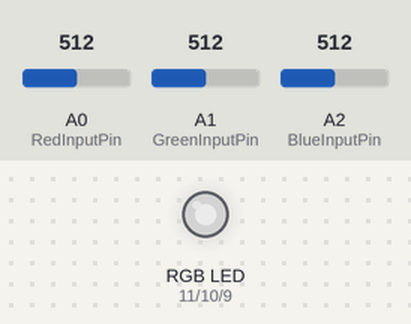
The sketch below on a simulated Arduino Uno, built with avr-gcc and run on an emulated ATmega328P. Shown: an RGB LED mixed from three pins (HIGH = lit). The inputs (shaded band) are chosen by the test bench; at power-on: A0 (RedInputPin) = 512, A1 (GreenInputPin) = 512, A2 (BlueInputPin) = 512. Dim RGB values are drawn brighter than linear.

Above: at 1.2 s.
1.3 s: A0 (RedInputPin) set to 716
At 2.5 s:
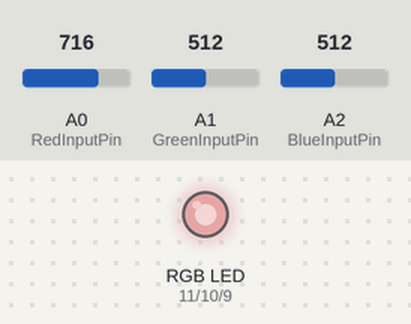
2.8 s: A1 (GreenInputPin) set to 716
At 3.9 s:
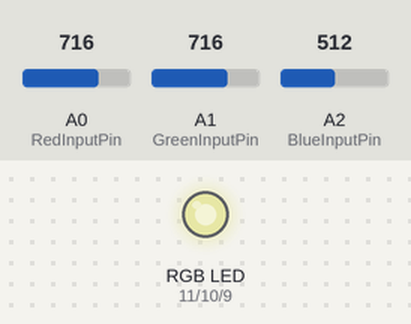
4.3 s: A2 (BlueInputPin) set to 716
At 5.4 s:
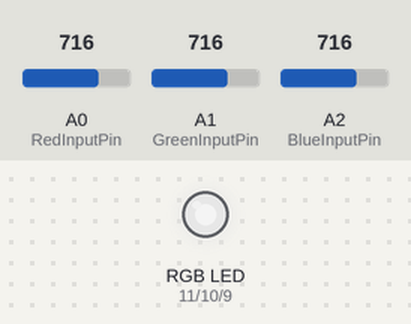
5.8 s: A0 (RedInputPin) set to 900
At 6.8 s:
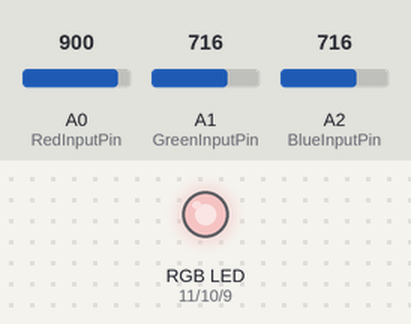
7.3 s: A1 (GreenInputPin) set to 900
At 8.2 s:
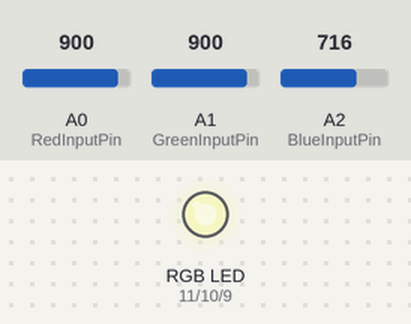
8.8 s: A2 (BlueInputPin) set to 900
At 9.6 s:
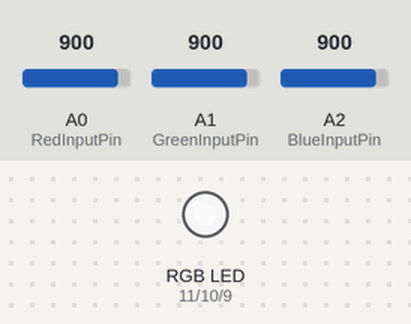
Timing chart, 0 to 11.3 s (numbered marks = the images above; inputs shaded):
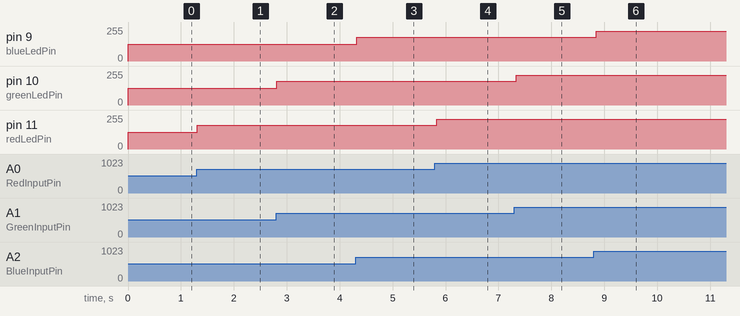

Measured:
- after the input at 1.3 s, pin 11 (redLedPin): 127/255 → 178/255 at once
- after the input at 2.8 s, pin 10 (greenLedPin): 127/255 → 178/255 at once
- after the input at 4.3 s, pin 9 (blueLedPin): 127/255 → 178/255 at once
- after the input at 5.8 s, pin 11 (redLedPin): 178/255 → 224/255 at once
- after the input at 7.3 s, pin 10 (greenLedPin): 178/255 → 224/255 at once
- after the input at 8.8 s, pin 9 (blueLedPin): 178/255 → 224/255 after 0.05 s

The sketch:

RGB_LED_Potentionemters.ino
```cpp
 const int RedInputPin = A0;
const int GreenInputPin = A1;
const int BlueInputPin = A2;

int redValue = 0;
int greenValue = 0;
int blueValue = 0;

int mappedRedValue;
int mappedBlueValue;
int mappedGreenValue;


const int blueLedPin = 9;
const int redLedPin = 11;
const int greenLedPin = 10;

void setup() {
  Serial.begin(9600);
  pinMode(redLedPin, OUTPUT);
  pinMode(greenLedPin, OUTPUT);
  pinMode(blueLedPin, OUTPUT);

}

void loop() {
    redValue = analogRead(RedInputPin);
    greenValue = analogRead(GreenInputPin);
    blueValue = analogRead(BlueInputPin);

    mappedRedValue = map(redValue, 0, 1023, 0, 255);
    mappedBlueValue = map(blueValue, 0, 1023, 0, 255);
    mappedGreenValue = map(greenValue, 0, 1023, 0, 255);

    analogWrite(redLedPin,mappedRedValue);
    analogWrite(greenLedPin,mappedGreenValue);
    analogWrite(blueLedPin,mappedBlueValue);
    delay(100);

}
```
